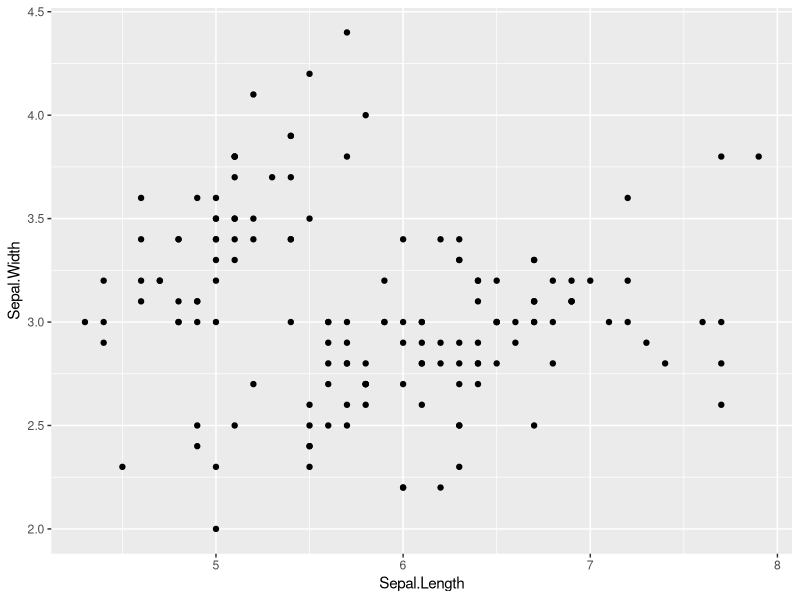
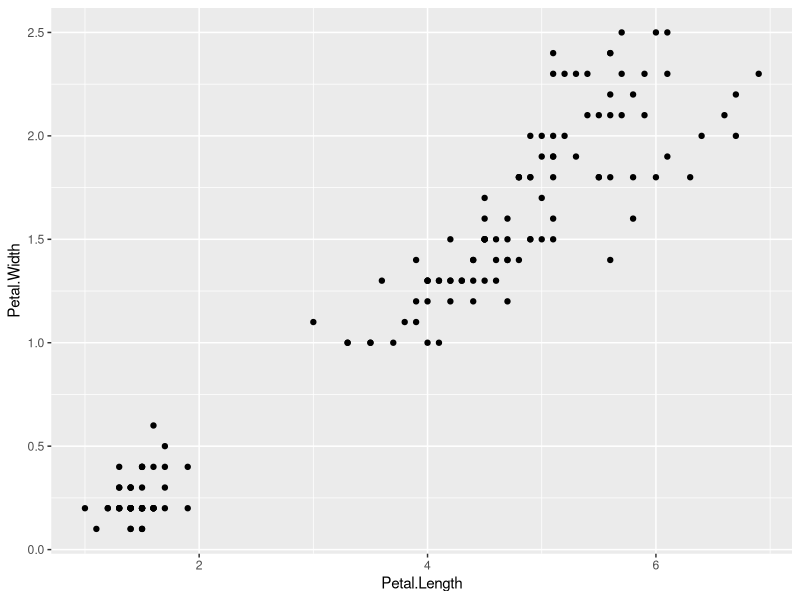
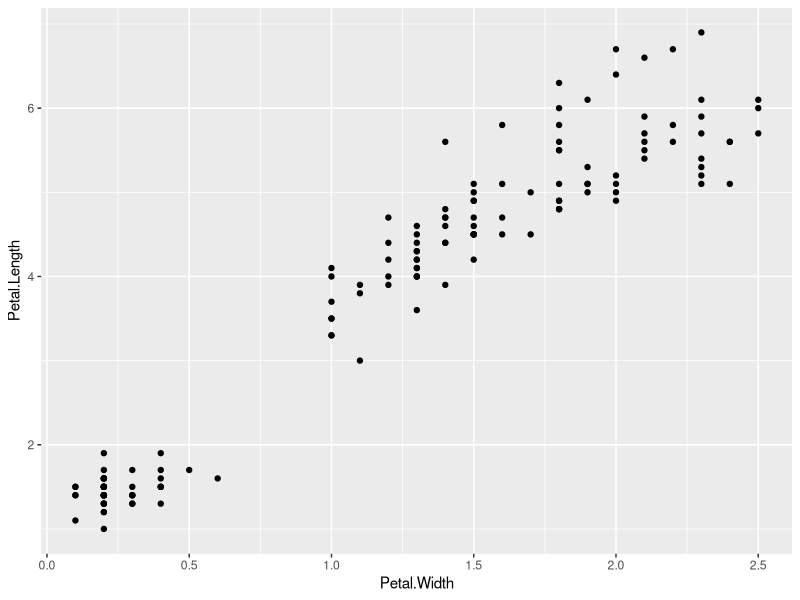
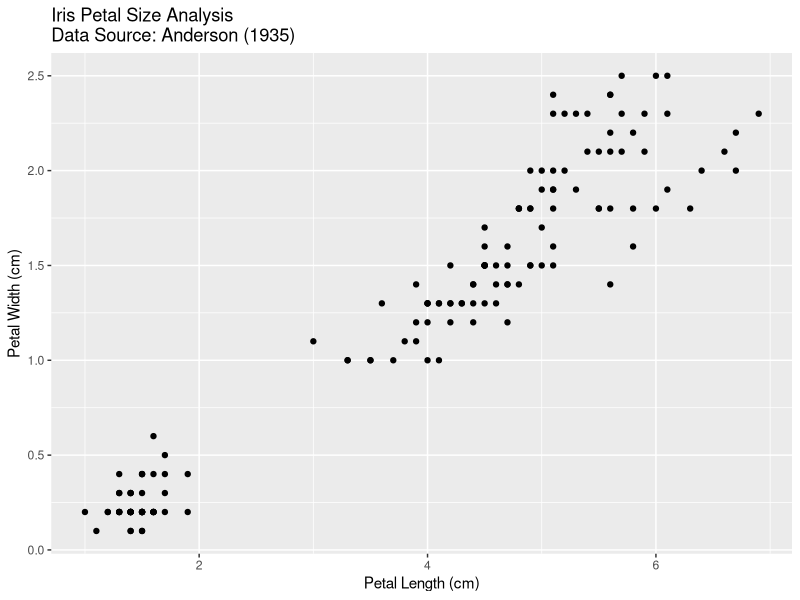
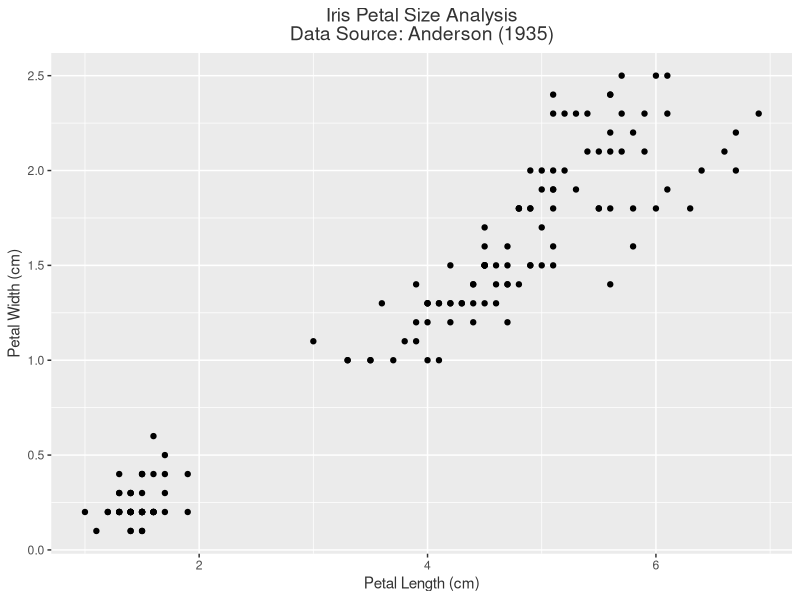
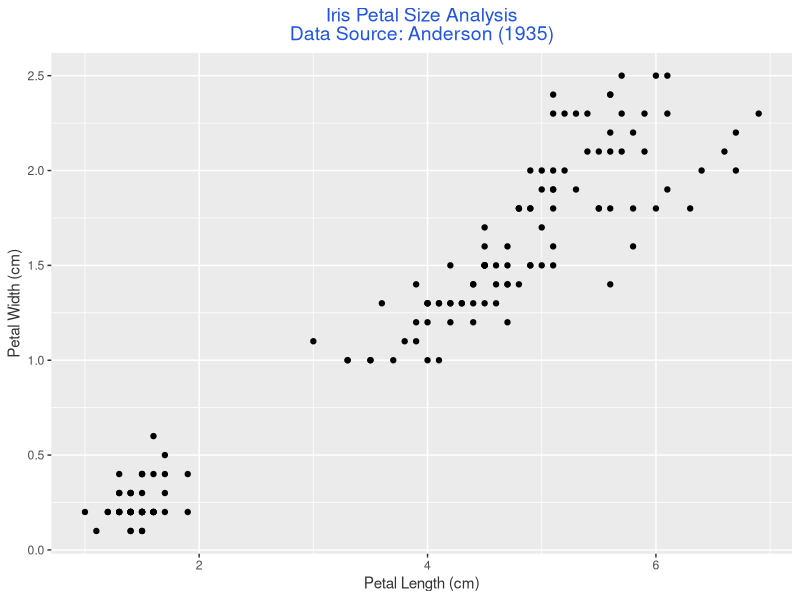
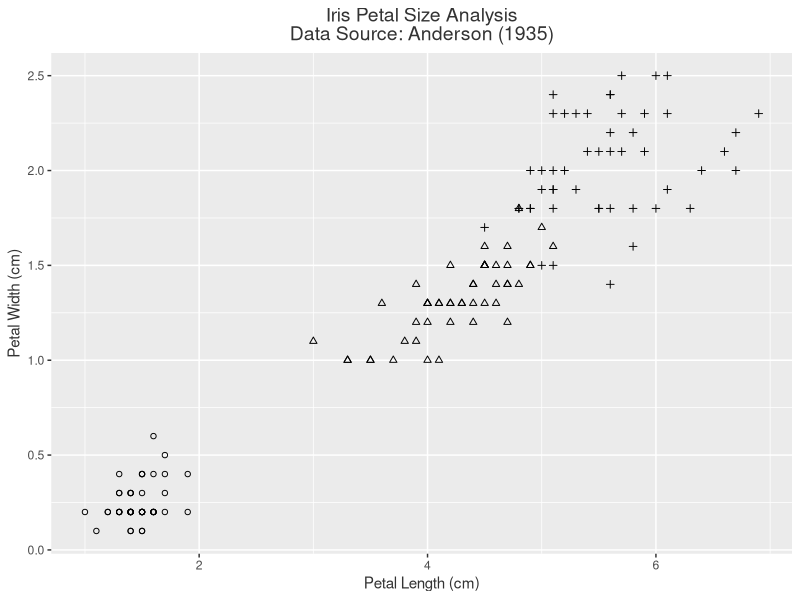
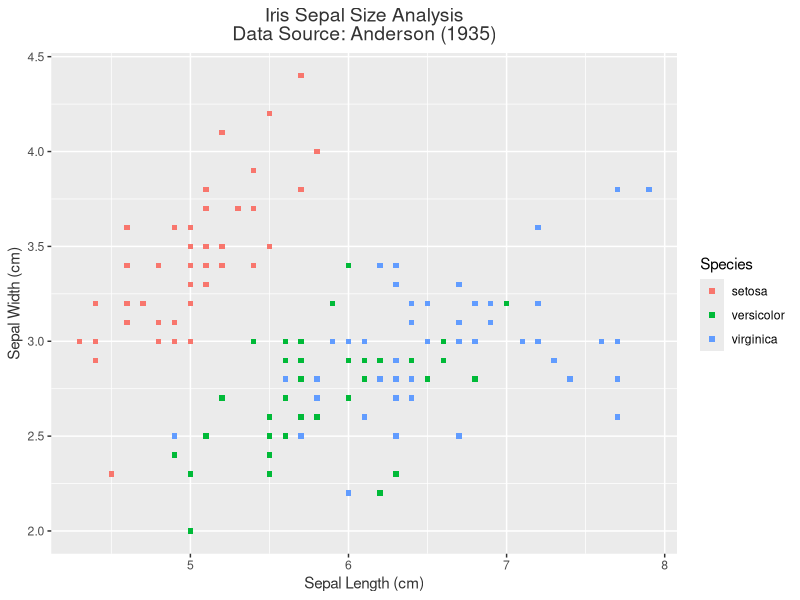

Recreate these plots in R, in order. (Note: this script raises an error after producing the figures.)
## ---- chunk 1
knitr::opts_chunk$set(echo = TRUE)
## ---- chunk 2
library(datasets)
library(ggplot2)
## ---- chunk 3
qplot(Sepal.Length, Sepal.Width, data = iris)
qplot(Petal.Length, Petal.Width, data = iris)
## ---- chunk 4
plen <- ggplot(data=iris, aes(x=Petal.Length, y=Petal.Width))
plen +
  geom_point() +
  coord_flip()
## ---- chunk 5
plen +
  geom_point() +
  ggtitle("Iris Petal Size Analysis\nData Source: Anderson (1935)") +
  labs(x="Petal Length (cm)", y="Petal Width (cm)")
## ---- chunk 6
ptcolor <- 'grey20' # plot text color
plen +
  geom_point() +
  ggtitle("Iris Petal Size Analysis\nData Source: Anderson (1935)") +
  labs(x="Petal Length (cm)", y="Petal Width (cm)") +
  theme(
    plot.title=element_text(size=14, lineheight=0.8, color=ptcolor, hjust=0.5),
    axis.title.x=element_text(color=ptcolor),
    axis.title.y=element_text(color=ptcolor))
## ---- chunk 7
common_theme <- function() {
  ptcolor <- 'grey20' # plot text color
  theme(
    plot.title=element_text(size=14, lineheight=0.8, color=ptcolor, hjust=0.5),
    axis.title.x=element_text(color=ptcolor),
    axis.title.y=element_text(color=ptcolor))
}

plen +
  geom_point() +
  ggtitle("Iris Petal Size Analysis\nData Source: Anderson (1935)") +
  labs(x="Petal Length (cm)", y="Petal Width (cm)") +
  common_theme() +
  theme(plot.title=element_text(color="#2255DD"))
## ---- chunk 8
plen +
  geom_point(shape=iris$Species) +
  ggtitle("Iris Petal Size Analysis\nData Source: Anderson (1935)") +
  labs(x="Petal Length (cm)", y="Petal Width (cm)") +
  common_theme()
## ---- chunk 9
ggplot(data=iris, aes(x=Sepal.Length, y=Sepal.Width)) +
  geom_point(aes(colour=Species), shape=15, size=1.5) +
  ggtitle("Iris Sepal Size Analysis\nData Source: Anderson (1935)") +
  labs(x="Sepal Length (cm)", y="Sepal Width (cm)") +
  common_theme()
## ---- chunk 10
ggplot(iris, aes(x=Petal.Length)) + geom_histogram()
## ---- chunk 11
ggplot(iris, aes(x=Petal.Length)) + geom_histogram(binwidth = 0.1)
## ---- chunk 12
ggplot(iris, aes(x=Petal.Length, fill=Species)) + 
  geom_histogram(binwidth = 0.1)
## ---- chunk 13
library(gridExtra)

plen <- ggplot(iris, aes(x=Petal.Length, fill=Species)) + 
  geom_histogram(binwidth = 0.1)
pwth <- ggplot(iris, aes(x=Petal.Width, fill=Species)) + 
  geom_histogram(binwidth = 0.1)
slen <- ggplot(iris, aes(x=Sepal.Length, fill=Species)) + 
  geom_histogram(binwidth = 0.1)
swth <- ggplot(iris, aes(x=Sepal.Width, fill=Species)) + 
  geom_histogram(binwidth = 0.1)

grid.arrange(plen, pwth, slen, swth, nrow = 2)
## ---- chunk 14
library(reshape2)

miris <- melt(iris, id=c("Species"))
colnames(miris) <- c("Species", "Trait", "Value")
ggplot(miris, aes(x=Value, fill=Species)) + 
  geom_histogram(binwidth = 0.1) +
  facet_grid(Trait ~ .) +
  theme(legend.position = "bottom")
## ---- chunk 15
common_subplot <- function(data, field) {
  ggplot(data, aes(x=get(field), fill=Species)) +
  geom_density(alpha=0.4) +
  labs(x=field, y="Density")
}

plen <- common_subplot(iris, "Petal.Length")
pwth <- common_subplot(iris, "Petal.Width")
slen <- common_subplot(iris, "Sepal.Length")
swth <- common_subplot(iris, "Sepal.Width")

grid.arrange(plen, pwth, slen, swth, nrow = 2)
## ---- chunk 16
ggplot(iris, aes(x=Species, y=Petal.Length)) + 
  geom_boxplot(width=0.5) +
  coord_flip()
## ---- chunk 17
ggplot(iris, aes(x=Species, y=Petal.Length)) + 
  geom_boxplot(width=0.5) +
  coord_flip() +
  stat_summary(fun.y="mean", geom="point", shape=23, size=3, fill="white")
## ---- chunk 18
ggplot(iris, aes(x=Species, y=Petal.Length)) + 
  geom_violin() +
  stat_summary(fun.y="mean", geom="point", shape=23, size=3, fill="white")
## ---- chunk 19
ggplot(iris, aes(x=Species, y=Petal.Length)) + 
  geom_violin(trim=FALSE) +
  geom_boxplot(width=0.1) +
  stat_summary(fun.y="mean", geom="point", size=1.5, color="red") +
  coord_cartesian(ylim = c(0, 10))
## ---- chunk 20
mths <- seq(as.Date("1949/1/1"), as.Date("1960/12/31"), by = "months")
airp <- data.frame(Year=mths, PassengerCount=AirPassengers)
qplot(Year, PassengerCount, geom="line", data = airp)
## ---- chunk 21
qplot(Year, PassengerCount, geom="line", data = airp) +
  scale_x_date(date_breaks = "4 month", date_labels =  "%b %Y") +
  theme(axis.text.x=element_text(angle=90, hjust=1))
## ---- chunk 22
library(data.table)

summer <- aggregate(PassengerCount ~ year(Year), data=airp, sum)
colnames(summer) <- c("Year", "PassengerCount")
qplot(Year, PassengerCount, geom=c("point","line"), data = summer) +
  theme(panel.grid.minor.x = element_blank()) +
  scale_x_continuous(breaks=seq(1948,1961,1))
## ---- chunk 23
ggplot(data = summer, aes(x=Year, y=PassengerCount)) +
  geom_line(linetype=2, color="grey20") +
  geom_point(color="red") +
  theme(panel.grid.minor.x = element_blank()) +
  scale_x_continuous(breaks=seq(1948,1961,1))
## ---- chunk 24
mairp <- airp
mairp$Month <- as.factor(month(mairp$Year))
mairp$Year <- year(mairp$Year)
mairp <- melt(mairp, id=c("Year","Month", "PassengerCount"))
ggplot(mairp, aes(x=Year, y=PassengerCount, fill=Month)) + geom_area()
## ---- chunk 25
library(reshape2)

yearSums <- dcast(mairp, Year~., sum, value.var = "PassengerCount")$.
mairp$Percent <- 100 * mairp$PassengerCount / rep(yearSums, each=12)
levels(mairp$Month) <- month.abb
ggplot(mairp, aes(x=Year, y=Percent, fill=Month)) +
  geom_area() +
  theme(panel.grid.minor.x = element_blank()) +
  scale_x_continuous(breaks=seq(1948,1961,1))
## ---- chunk 26
ttc <- data.frame(Titanic)
ggplot(ttc[ttc$Survived=="Yes",], aes(x=Class, y=Freq)) +
  geom_bar(stat="identity")
## ---- chunk 27
ggplot(ttc, aes(x=Class, y=Freq, fill=Survived)) +
  geom_bar(stat="identity", position="dodge") +
  geom_text(aes(y=Freq, label=Freq), 
    vjust=1.5, position=position_dodge(.9), colour="white")
## ---- chunk 28
attc <- aggregate(. ~ Class+Survived, data=ttc, sum)
ggplot(attc, aes(x=Class, y=Freq, fill=Survived)) +
  geom_bar(stat="identity", position="dodge") +
  geom_text(aes(y=Freq, label=Freq), 
    vjust=1.5, position=position_dodge(.9), colour="white")
## ---- chunk 29
ggplot(attc, aes(x=Class, y=Freq, fill=Survived)) +
  geom_bar(stat="identity") +
  geom_text(aes(y=Freq, label=Freq),
    position = position_stack(vjust = 0.5), colour="white")
## ---- chunk 30
ggplot(attc, aes(x=Class, y=Freq, fill=Survived)) +
  geom_bar(stat="identity", position="fill")
## ---- chunk 31
attc <- aggregate(. ~ Class+Survived+Sex, data=ttc, sum)
ggplot(attc, aes(x=Sex, y=Freq, fill=Survived)) +
  geom_bar(stat="identity") +
  facet_grid(~Class) +
  geom_text(aes(y=Freq, label=Freq),
    position = position_stack(vjust = 0.5), colour="white")
